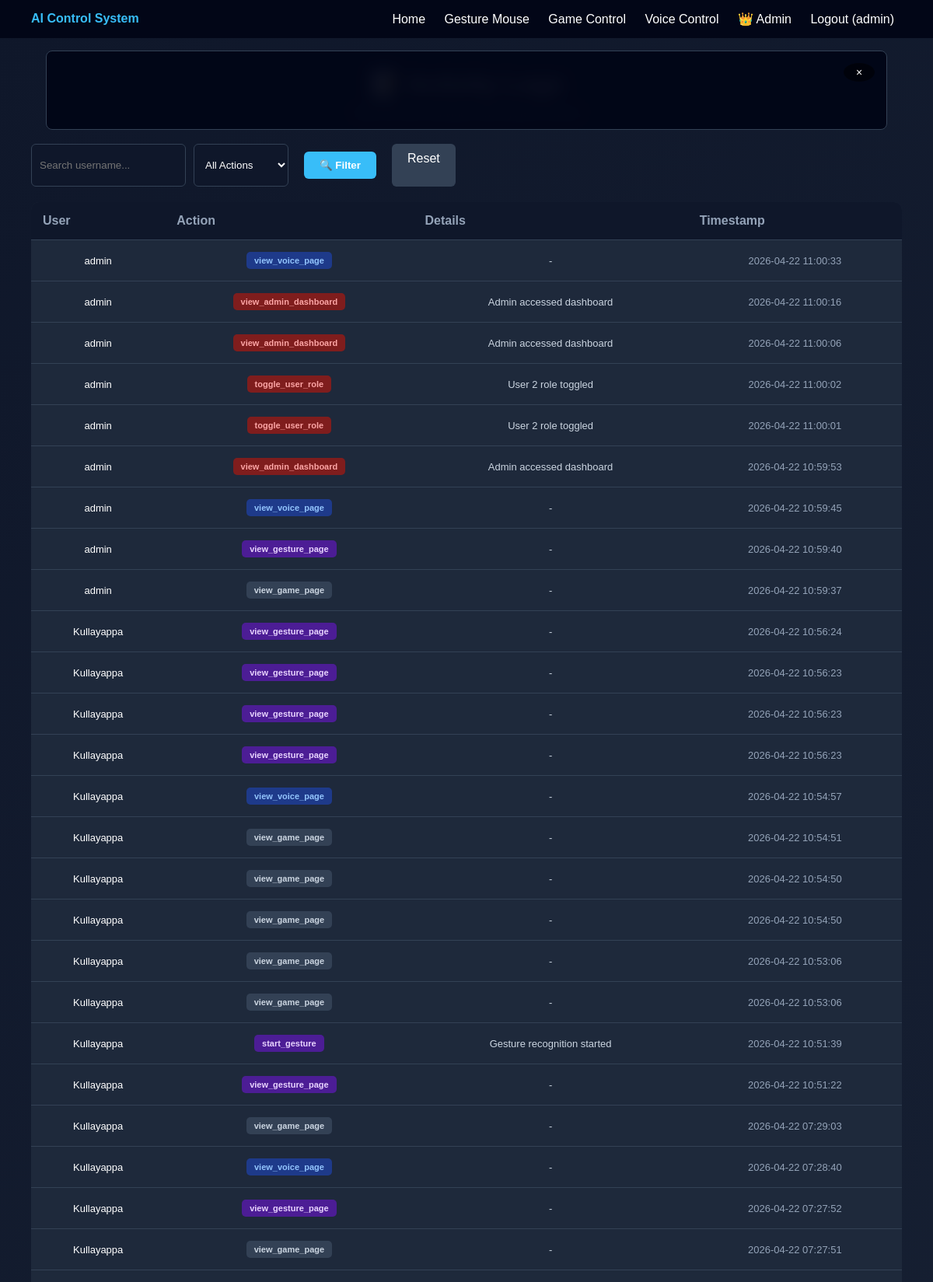
The page /admin/logs (signed in, upper part) on the database its author committed.
### models.py (models this page shows, shortened)
class User(UserMixin, db.Model):
    __tablename__ = 'users'
    id = db.Column(db.Integer, primary_key=True)
    username = db.Column(db.String(80), unique=True, nullable=False, index=True)
    email = db.Column(db.String(120), unique=True, nullable=False, index=True)
    password_hash = db.Column(db.String(255), nullable=False)
    role = db.Column(db.String(20), default='user', nullable=False)  # 'admin' or 'user'
    is_active = db.Column(db.Boolean, default=True)
    created_at = db.Column(db.DateTime, default=datetime.utcnow)
    activity_logs = db.relationship('ActivityLog', backref='user', lazy=True, cascade='all, delete-orphan')
    def is_admin(self):
        return self.role == 'admin'

class ActivityLog(db.Model):
    __tablename__ = 'activity_logs'
    id = db.Column(db.Integer, primary_key=True)
    user_id = db.Column(db.Integer, db.ForeignKey('users.id'), nullable=False, index=True)
    action = db.Column(db.String(200), nullable=False)  # e.g., 'start_gesture', 'voice_command'
    details = db.Column(db.Text)  # JSON or text details
    timestamp = db.Column(db.DateTime, default=datetime.utcnow, index=True)

### app.py (the view)
@app.route('/admin/logs')
@admin_required
def admin_logs():
    search = request.args.get('search', '')
    action_filter = request.args.get('action_filter', '')
    query = ActivityLog.query
    if search:
        query = query.join(User).filter(User.username.ilike(f'%{search}%'))
    if action_filter:
        query = query.filter(ActivityLog.action == action_filter)
    logs = query.order_by(ActivityLog.timestamp.desc()).limit(100).all()
    return render_template('admin_logs.html', logs=logs, search=search, action_filter=action_filter)

### app.py (called while the page is built)
@login_manager.user_loader
def load_user(user_id):
    return User.query.get(int(user_id))

@app.context_processor
def inject_user():
    return {'current_user': current_user}

### utils.py (called while the page is built)
def admin_required(f):
    @wraps(f)
    def decorated_function(*args, **kwargs):
        if not current_user.is_authenticated:
            flash('Please log in first.', 'warning')
            return redirect(url_for('login'))
        if not current_user.is_admin():
            flash('Admin access required.', 'danger')
            return redirect(url_for('home'))
        return f(*args, **kwargs)
    return decorated_function

### templates/admin_logs.html (shortened to what this page needs)
{% extends "base.html" %}
{% block content %}
<div class="admin-header">
    <h1>📝 Activity Logs</h1>
    <p>View all user activities and system events</p>
</div>
<div class="filters">
    <form method="GET" style="display: flex; gap: 10px; flex-wrap: wrap;">
        <input type="text" name="search" placeholder="Search username..." value="{{ search or '' }}">
        <select name="action_filter">
            <option value="">All Actions</option>
        </select>
        <button type="submit" data-tooltip="Filter logs by selected criteria">🔍 Filter</button>
        <a href="/admin/logs" style="padding: 10px 20px; background: #334155; color: white; text-decoration: none; border-radius: 6px; transition: all 0.3s;" data-tooltip="Clear all filters" onmouseover="this.style.background='#475569'" onmouseout="this.style.background='#334155'">Reset</a>
    </form>
</div>
{% if logs %}
    <table class="logs-table">
        <thead>
            <tr>
                <th>User</th>
                <th>Action</th>
                <th>Details</th>
                <th>Timestamp</th>
            </tr>
        </thead>
        <tbody>
            {% for log in logs %}
                <tr>
                    <td>{{ log.user.username }}</td>
                    <td>
                        {% if 'gesture' in log.action %}
                            <span class="action-badge action-gesture">{{ log.action }}</span>
                        {% elif 'voice' in log.action %}
                            <span class="action-badge action-voice">{{ log.action }}</span>
                        {% elif 'admin' in log.action or 'user' in log.action %}
                            <span class="action-badge action-admin">{{ log.action }}</span>
                        {% else %}
                            <span class="action-badge action-other">{{ log.action }}</span>
                        {% endif %}
                    </td>
                    <td style="color: #cbd5e1; max-width: 300px; overflow: hidden; text-overflow: ellipsis;">
                        {{ log.details or '-' }}
                    </td>
                    <td class="timestamp">
                        {{ log.timestamp.strftime('%Y-%m-%d %H:%M:%S') }}
                    </td>
                </tr>
            {% endfor %}
        </tbody>
    </table>
{% else %}
    <div class="empty-state">
        <p>No activity logs found.</p>
    </div>
{% endif %}
{% endblock %}

### templates/base.html (shortened to what this page needs)
<!DOCTYPE html>
<html>
<head>
</head>
<body>
<header>
    <div class="logo">AI Control System</div>
    <nav>
        <a href="/">Home</a>
        {% if current_user.is_authenticated %}
            <a href="/gesture">Gesture Mouse</a>
            <a href="/game">Game Control</a>
            <a href="/voice">Voice Control</a>
            {% if current_user.is_admin() %}
                <a href="/admin">👑 Admin</a>
            {% endif %}
            <a href="/logout">Logout ({{ current_user.username }})</a>
        {% else %}
            <a href="/login">Login</a>
            <a href="/register">Register</a>
        {% endif %}
    </nav>
</header>
<div class="container">
    {% block content %}{% endblock %}
</div>
<div id="ad-banner-top" class="ad-container ad-banner-top">
    <button class="ad-close-btn" onclick="closeAd('banner-top')">×</button>
</div>
</body>
</html>

### templates/base.html (style rules this page uses)
body { margin: 0; font-family: Arial; background: linear-gradient(135deg,#0f172a,#1e293b); color: white; }
header { background: #020617; padding: 15px 40px; display: flex; justify-content: space-between; }
.logo { color: #38bdf8; font-weight: bold; }
nav a { margin: 0 10px; color: white; text-decoration: none; }
.container { padding: 40px; text-align: center; }
button { padding: 10px 20px; margin: 10px; border: none; border-radius: 6px; cursor: pointer; transition: all 0.3s ease; position: relative; font-family: inherit; }
.ad-container { position: fixed; background: rgba(2, 6, 23, 0.95); border: 1px solid #334155; border-radius: 8px; z-index: 100; display: flex; align-items: center; justify-content: center; overflow: hidden; backdrop-filter: blur(10px); }
.ad-banner-top { top: 65px; left: 50%; transform: translateX(-50%); width: 90%; max-width: 1200px; height: 100px; margin: 0 auto; }
.ad-close-btn { position: absolute; top: 5px; right: 5px; background: rgba(0, 0, 0, 0.5); color: white; border: none; border-radius: 50%; width: 24px; height: 24px; cursor: pointer; font-size: 14px; display: flex; align-items: center; justify-content: center; transition: all 0.2s; z-index: 101; }
body { display: grid; grid-template-columns: 1fr; }

### templates/admin_logs.html (style rules this page uses)
.admin-header { margin-bottom: 30px; }
.admin-header h1 { font-size: 32px; margin: 0 0 10px 0; }
.admin-header p { color: #94a3b8; margin: 0; }
.logs-table { width: 100%; border-collapse: collapse; background: #1e293b; border-radius: 10px; overflow: hidden; margin-top: 20px; }
.logs-table thead { background: #0f172a; }
.logs-table th { padding: 15px; text-align: left; color: #94a3b8; font-weight: bold; border-bottom: 1px solid #334155; }
.logs-table td { padding: 15px; border-bottom: 1px solid #334155; font-size: 13px; }
.action-badge { display: inline-block; padding: 5px 10px; border-radius: 5px; font-size: 11px; font-weight: bold; }
.action-gesture { background: #4c1d95; color: #e9d5ff; }
.action-voice { background: #1e3a8a; color: #93c5fd; }
.action-admin { background: #7f1d1d; color: #fca5a5; }
.action-other { background: #334155; color: #cbd5e1; }
.timestamp { color: #94a3b8; font-size: 12px; }
.filters { display: flex; gap: 10px; margin-bottom: 20px; flex-wrap: wrap; }
.filters input, .filters select { padding: 10px; background: #0f172a; border: 1px solid #334155; border-radius: 6px; color: white; }
.filters button { padding: 10px 20px; background: #38bdf8; color: white; border: none; border-radius: 6px; cursor: pointer; font-weight: bold; }

### rows shown on the page
User: username "admin"
ActivityLog: user.username "admin", action "view_voice_page", details "-", timestamp "2026-04-22 11:00:33"
ActivityLog: user.username "admin", action "view_admin_dashboard", details "Admin accessed dashboard", timestamp "2026-04-22 11:00:16"
ActivityLog: user.username "admin", action "view_admin_dashboard", details "Admin accessed dashboard", timestamp "2026-04-22 11:00:06"
ActivityLog: user.username "admin", action "toggle_user_role", details "User 2 role toggled", timestamp "2026-04-22 11:00:02"
ActivityLog: user.username "admin", action "toggle_user_role", details "User 2 role toggled", timestamp "2026-04-22 11:00:01"
ActivityLog: user.username "admin", action "view_admin_dashboard", details "Admin accessed dashboard", timestamp "2026-04-22 10:59:53"
ActivityLog: user.username "admin", action "view_voice_page", details "-", timestamp "2026-04-22 10:59:45"
ActivityLog: user.username "admin", action "view_gesture_page", details "-", timestamp "2026-04-22 10:59:40"
ActivityLog: user.username "admin", action "view_game_page", details "-", timestamp "2026-04-22 10:59:37"
ActivityLog: user.username "Kullayappa", action "view_gesture_page", details "-", timestamp "2026-04-22 10:56:24"
ActivityLog: user.username "Kullayappa", action "view_gesture_page", details "-", timestamp "2026-04-22 10:56:23"
ActivityLog: user.username "Kullayappa", action "view_gesture_page", details "-", timestamp "2026-04-22 10:56:23"
ActivityLog: user.username "Kullayappa", action "view_gesture_page", details "-", timestamp "2026-04-22 10:56:23"
ActivityLog: user.username "Kullayappa", action "view_voice_page", details "-", timestamp "2026-04-22 10:54:57"
ActivityLog: user.username "Kullayappa", action "view_game_page", details "-", timestamp "2026-04-22 10:54:51"
ActivityLog: user.username "Kullayappa", action "view_game_page", details "-", timestamp "2026-04-22 10:54:50"
ActivityLog: user.username "Kullayappa", action "view_game_page", details "-", timestamp "2026-04-22 10:54:50"
ActivityLog: user.username "Kullayappa", action "view_game_page", details "-", timestamp "2026-04-22 10:53:06"
ActivityLog: user.username "Kullayappa", action "view_game_page", details "-", timestamp "2026-04-22 10:53:06"
ActivityLog: user.username "Kullayappa", action "start_gesture", details "Gesture recognition started", timestamp "2026-04-22 10:51:39"
ActivityLog: user.username "Kullayappa", action "view_gesture_page", details "-", timestamp "2026-04-22 10:51:22"
ActivityLog: user.username "Kullayappa", action "view_game_page", details "-", timestamp "2026-04-22 07:29:03"
ActivityLog: user.username "Kullayappa", action "view_voice_page", details "-", timestamp "2026-04-22 07:28:40"
ActivityLog: user.username "Kullayappa", action "view_gesture_page", details "-", timestamp "2026-04-22 07:27:52"
ActivityLog: user.username "Kullayappa", action "view_game_page", details "-", timestamp "2026-04-22 07:27:51"
